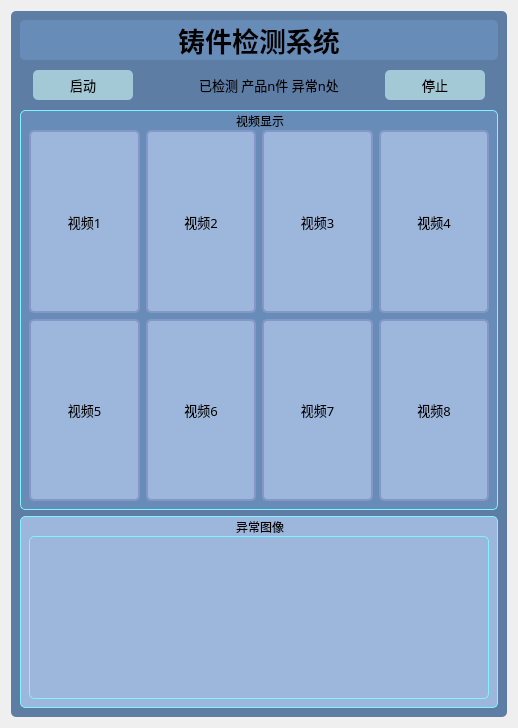
      <widget class="QWidget" name="page">
       <property name="styleSheet">
        <string notr="true">border-color: rgb(129, 242, 255);
border-width: 0px;border-radius:5px;</string>
       </property>
       <layout class="QHBoxLayout" name="horizontalLayout_36">
        <item>
         <widget class="QWidget" name="widget" native="true">
          <property name="styleSheet">
           <string notr="true">background-color:rgb(94, 125, 165);</string>
          </property>
          <layout class="QHBoxLayout" name="horizontalLayout">
           <item>
            <layout class="QVBoxLayout" name="verticalLayout_2" stretch="1,1,10,5">
             <item>
              <widget class="QLabel" name="label_2">
               <property name="enabled">
                <bool>true</bool>
               </property>
               <property name="maximumSize">
                <size>
                 <width>16777215</width>
                 <height>50</height>
                </size>
               </property>
               <property name="font">
                <font>
                 <family>黑体</family>
                 <pointsize>20</pointsize>
                 <weight>75</weight>
                 <italic>false</italic>
                 <bold>true</bold>
                 <underline>false</underline>
                 <strikeout>false</strikeout>
                 <stylestrategy>PreferDefault</stylestrategy>
                 <kerning>true</kerning>
                </font>
               </property>
               <property name="styleSheet">
                <string notr="true">background-color: rgb(103, 140, 184);
broder-width : 0px;border-radius:5px;</string>
               </property>
               <property name="text">
                <string>铸件检测系统</string>
               </property>
               <property name="alignment">
                <set>Qt::AlignCenter</set>
               </property>
              </widget>
             </item>
             <item>
              <layout class="QHBoxLayout" name="horizontalLayout_2">
               <item>
                <widget class="QLabel" name="label">
                 <property name="styleSheet">
                  <string notr="true">broder-width: 0px;</string>
                 </property>
                 <property name="text">
                  <string/>
                 </property>
                </widget>
               </item>
               <item>
                <widget class="QPushButton" name="pushButton_2">
                 <property name="minimumSize">
                  <size>
                   <width>100</width>
                   <height>30</height>
                  </size>
                 </property>
                 <property name="font">
                  <font>
                   <family>黑体</family>
                   <pointsize>10</pointsize>
                  </font>
                 </property>
                 <property name="styleSheet">
                  <string notr="true">background-color: rgb(163, 201, 214);
border-radius:5px;</string>
                 </property>
                 <property name="text">
                  <string>启动</string>
                 </property>
                </widget>
               </item>
               <item>
                <spacer name="horizontalSpacer">
                 <property name="orientation">
                  <enum>Qt::Horizontal</enum>
                 </property>
                 <property name="sizeHint" stdset="0">
                  <size>
                   <width>60</width>
                   <height>20</height>
                  </size>
                 </property>
                </spacer>
               </item>
               <item>
                <widget class="QLabel" name="label_14">
                 <property name="font">
                  <font>
                   <family>黑体</family>
                   <pointsize>10</pointsize>
                  </font>
                 </property>
                 <property name="text">
                  <string>已检测 产品n件 异常n处</string>
                 </property>
                </widget>
               </item>
               <item>
                <spacer name="horizontalSpacer_29">
                 <property name="orientation">
                  <enum>Qt::Horizontal</enum>
                 </property>
                 <property name="sizeHint" stdset="0">
                  <size>
                   <width>40</width>
                   <height>20</height>
                  </size>
                 </property>
                </spacer>
               </item>
               <item>
                <widget class="QPushButton" name="pushButton_15">
                 <property name="minimumSize">
                  <size>
                   <width>100</width>
                   <height>30</height>
                  </size>
                 </property>
                 <property name="font">
                  <font>
                   <family>黑体</family>
                   <pointsize>10</pointsize>
                  </font>
                 </property>
                 <property name="styleSheet">
                  <string notr="true">background-color: rgb(163, 201, 214);border-radius:5px;</string>
                 </property>
                 <property name="text">
                  <string>停止</string>
                 </property>
                </widget>
               </item>
               <item>
                <widget class="QLabel" name="label_13">
                 <property name="text">
                  <string/>
                 </property>
                </widget>
               </item>
              </layout>
             </item>
             <item>
              <widget class="QGroupBox" name="groupBox_2">
               <property name="minimumSize">
                <size>
                 <width>200</width>
                 <height>400</height>
                </size>
               </property>
               <property name="font">
                <font>
                 <family>黑体</family>
                </font>
               </property>
               <property name="styleSheet">
                <string notr="true">background-color: rgb(103, 140, 184);
border-color: rgb(129, 242, 255);
border-style: solid;
border-width: 1px;border-radius:5px;</string>
               </property>
               <property name="title">
                <string>视频显示</string>
               </property>
               <property name="alignment">
                <set>Qt::AlignBottom|Qt::AlignHCenter</set>
               </property>
               <property name="flat">
                <bool>false</bool>
               </property>
               <property name="checkable">
                <bool>false</bool>
               </property>
               <layout class="QVBoxLayout" name="verticalLayout_10" stretch="0">
                <property name="spacing">
                 <number>6</number>
                </property>
                <property name="sizeConstraint">
                 <enum>QLayout::SetNoConstraint</enum>
                </property>
                <property name="leftMargin">
                 <number>9</number>
                </property>
                <property name="topMargin">
                 <number>20</number>
                </property>
                <item>
                 <layout class="QGridLayout" name="gridLayout">
                  <item row="0" column="1">
                   <widget class="QLabel" name="label_6">
                    <property name="font">
                     <font>
                      <family>黑体</family>
                      <pointsize>10</pointsize>
                     </font>
                    </property>
                    <property name="styleSheet">
                     <string notr="true">background-color: rgb(157, 183, 220);color: rgb(0,0,0);border-width: 2px;
border-color: rgb(134, 150, 199);</string>
                    </property>
                    <property name="text">
                     <string>视频2</string>
                    </property>
                    <property name="scaledContents">
                     <bool>true</bool>
                    </property>
                    <property name="alignment">
                     <set>Qt::AlignCenter</set>
                    </property>
                   </widget>
                  </item>
                  <item row="1" column="1">
                   <widget class="QLabel" name="label_10">
                    <property name="font">
                     <font>
                      <family>黑体</family>
                      <pointsize>10</pointsize>
                     </font>
                    </property>
                    <property name="styleSheet">
                     <string notr="true">background-color: rgb(157, 183, 220);color: rgb(0,0,0);border-width: 2px;
border-color: rgb(134, 150, 199);</string>
                    </property>
                    <property name="text">
                     <string>视频6</string>
                    </property>
                    <property name="scaledContents">
                     <bool>true</bool>
                    </property>
                    <property name="alignment">
                     <set>Qt::AlignCenter</set>
                    </property>
                   </widget>
                  </item>
                  <item row="1" column="4">
                   <widget class="QLabel" name="label_12">
                    <property name="font">
                     <font>
                      <family>黑体</family>
                      <pointsize>10</pointsize>
                     </font>
                    </property>
                    <property name="styleSheet">
                     <string notr="true">background-color: rgb(157, 183, 220);color: rgb(0,0,0);border-width: 2px;
border-color: rgb(134, 150, 199);</string>
                    </property>
                    <property name="text">
                     <string>视频8</string>
                    </property>
                    <property name="scaledContents">
                     <bool>true</bool>
                    </property>
                    <property name="alignment">
                     <set>Qt::AlignCenter</set>
                    </property>
                   </widget>
                  </item>
                  <item row="0" column="0">
                   <widget class="QLabel" name="label_5">
                    <property name="font">
                     <font>
                      <family>黑体</family>
                      <pointsize>10</pointsize>
                     </font>
                    </property>
                    <property name="styleSheet">
                     <string notr="true">background-color: rgb(157, 183, 220);color: rgb(0,0,0);border-width: 2px;
border-color: rgb(134, 150, 199);</string>
                    </property>
                    <property name="frameShape">
                     <enum>QFrame::StyledPanel</enum>
                    </property>
                    <property name="frameShadow">
                     <enum>QFrame::Raised</enum>
                    </property>
                    <property name="lineWidth">
                     <number>4</number>
                    </property>
                    <property name="midLineWidth">
                     <number>0</number>
                    </property>
                    <property name="text">
                     <string>视频1</string>
                    </property>
                    <property name="scaledContents">
                     <bool>true</bool>
                    </property>
                    <property name="alignment">
                     <set>Qt::AlignCenter</set>
                    </property>
                   </widget>
                  </item>
                  <item row="1" column="0">
                   <widget class="QLabel" name="label_9">
                    <property name="font">
                     <font>
                      <family>黑体</family>
                      <pointsize>10</pointsize>
                     </font>
                    </property>
                    <property name="styleSheet">
                     <string notr="true">background-color: rgb(157, 183, 220);color: rgb(0,0,0);border-width: 2px;
border-color: rgb(134, 150, 199);</string>
                    </property>
                    <property name="text">
                     <string>视频5</string>
                    </property>
                    <property name="scaledContents">
                     <bool>true</bool>
                    </property>
                    <property name="alignment">
                     <set>Qt::AlignCenter</set>
                    </property>
                   </widget>
                  </item>
                  <item row="1" column="3">
                   <widget class="QLabel" name="label_11">
                    <property name="font">
                     <font>
                      <family>黑体</family>
                      <pointsize>10</pointsize>
                     </font>
                    </property>
                    <property name="styleSheet">
                     <string notr="true">background-color: rgb(157, 183, 220);color: rgb(0,0,0);border-width: 2px;
border-color: rgb(134, 150, 199);</string>
                    </property>
                    <property name="text">
                     <string>视频7</string>
                    </property>
                    <property name="scaledContents">
                     <bool>true</bool>
                    </property>
                    <property name="alignment">
                     <set>Qt::AlignCenter</set>
                    </property>
                   </widget>
                  </item>
                  <item row="0" column="4">
                   <widget class="QLabel" name="label_8">
                    <property name="font">
                     <font>
                      <family>黑体</family>
                      <pointsize>10</pointsize>
                     </font>
                    </property>
                    <property name="styleSheet">
                     <string notr="true">background-color: rgb(157, 183, 220);color: rgb(0,0,0);border-width: 2px;
border-color: rgb(134, 150, 199);</string>
                    </property>
                    <property name="text">
                     <string>视频4</string>
                    </property>
                    <property name="scaledContents">
                     <bool>true</bool>
                    </property>
                    <property name="alignment">
                     <set>Qt::AlignCenter</set>
                    </property>
                   </widget>
                  </item>
                  <item row="0" column="3">
                   <widget class="QLabel" name="label_7">
                    <property name="font">
                     <font>
                      <family>黑体</family>
                      <pointsize>10</pointsize>
                      <weight>50</weight>
                      <bold>false</bold>
                     </font>
                    </property>
                    <property name="styleSheet">
                     <string notr="true">background-color: rgb(157, 183, 220);color: rgb(0,0,0);border-width: 2px;
border-color: rgb(134, 150, 199);</string>
                    </property>
                    <property name="text">
                     <string>视频3</string>
                    </property>
                    <property name="scaledContents">
                     <bool>true</bool>
                    </property>
                    <property name="alignment">
                     <set>Qt::AlignCenter</set>
                    </property>
                   </widget>
                  </item>
                 </layout>
                </item>
               </layout>
              </widget>
             </item>
             <item>
              <widget class="QGroupBox" name="groupBox">
               <property name="maximumSize">
                <size>
                 <width>16777215</width>
                 <height>200</height>
                </size>
               </property>
               <property name="font">
                <font>
                 <family>黑体</family>
                </font>
               </property>
               <property name="contextMenuPolicy">
                <enum>Qt::DefaultContextMenu</enum>
               </property>
               <property name="layoutDirection">
                <enum>Qt::LeftToRight</enum>
               </property>
               <property name="styleSheet">
                <string notr="true">background-color: rgb(157, 183, 220);
border-color: rgb(129, 242, 255);
border-style: solid;
border-width: 1px;border-radius:5px;</string>
               </property>
               <property name="title">
                <string>异常图像</string>
               </property>
               <property name="alignment">
                <set>Qt::AlignBottom|Qt::AlignHCenter</set>
               </property>
               <property name="flat">
                <bool>false</bool>
               </property>
               <property name="checkable">
                <bool>false</bool>
               </property>
               <layout class="QVBoxLayout" name="verticalLayout_11">
                <property name="topMargin">
                 <number>20</number>
                </property>
                <item>
                 <widget class="QListWidget" name="listWidget">
                  <property name="styleSheet">
                   <string notr="true">background-color: rgb(157, 183, 220);</string>
                  </property>
                 </widget>
                </item>
               </layout>
              </widget>
             </item>
            </layout>
           </item>
          </layout>
         </widget>
        </item>
       </layout>
      </widget>
